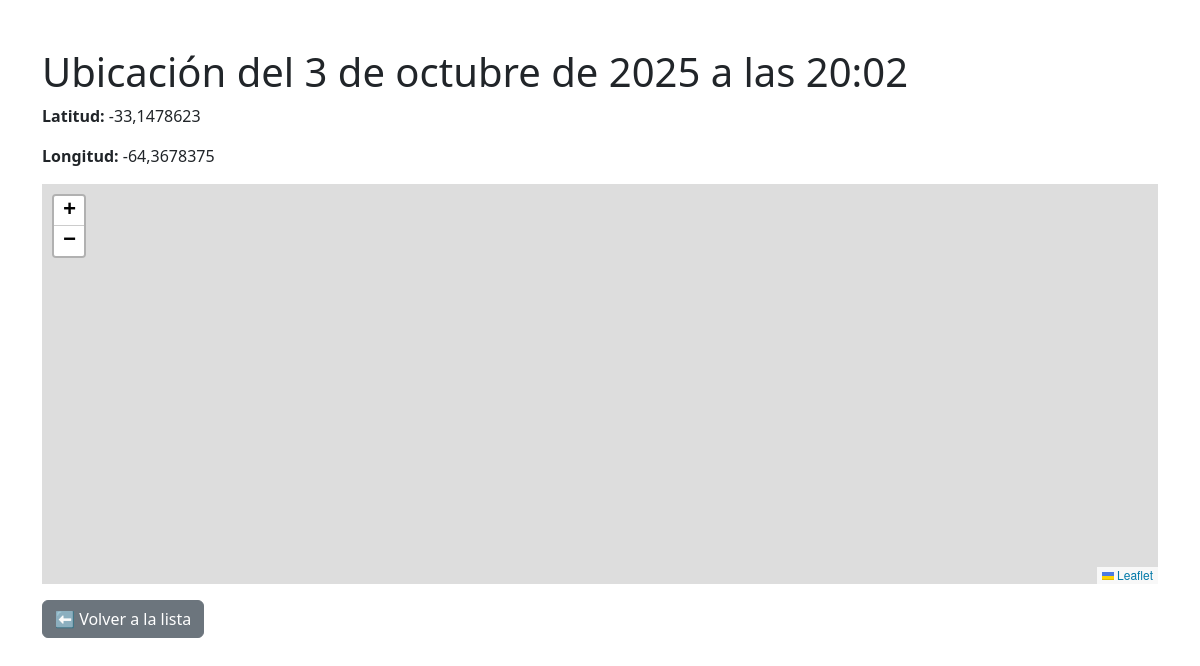
Page /detalle/6/ on the committed database.
### api/models.py (models this page shows, shortened)
class Ubicacion(models.Model):
    latitud = models.FloatField()
    longitud = models.FloatField()
    fecha_hora = models.DateTimeField(default=timezone.now)

### api/views.py (the view)
# urls.py: path("detalle/<int:pk>/", views.detalle_ubicacion, name="detalle_ubicacion"),
def detalle_ubicacion(request, pk):
    ubicacion = get_object_or_404(Ubicacion, pk=pk)
    return render(request, "detalle_ubicacion.html", {"ubicacion": ubicacion})

### api/templates/detalle_ubicacion.html (shortened to what this page needs)
<!DOCTYPE html>
<html lang="es">
<head>
  <link href="https://cdn.jsdelivr.net/npm/bootstrap@5.3.0/dist/css/bootstrap.min.css" rel="stylesheet">
</head>
<body class="container py-5">
  <h1>Ubicación del {{ ubicacion.fecha_hora }}</h1>
  <p><strong>Latitud:</strong> {{ ubicacion.latitud }}</p>
  <p><strong>Longitud:</strong> {{ ubicacion.longitud }}</p>
  <div id="map" style="height:400px; width:100%;"></div>
  <a href="{% url 'lista_ubicaciones' %}" class="btn btn-secondary mt-3">⬅ Volver a la lista</a>
<link rel="stylesheet" href="https://unpkg.com/leaflet/dist/leaflet.css"/>
</body>
</html>

### rows in the picture
Ubicacion: fecha_hora "3 de octubre de 2025 a las 20:02", latitud "-33,1478623", longitud "-64,3678375"
